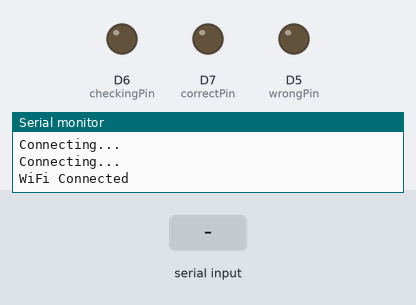
This sketch was run on a simulated ESP8266 (NodeMCU). Shown: output pins drawn as LEDs (lit = HIGH), the last lines printed to the serial monitor. The test bench sets the inputs (shaded band). WiFi joins after 1.5 s; servers stay silent unless stated.

Above: at 2.7 s.
2.8 s: "000000\n" received over Serial
At 3.1 s:
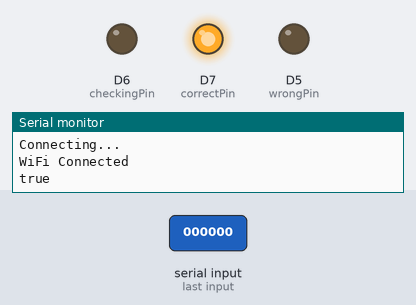
Timing chart, 0 to 14.3 s (numbered marks = the images above; inputs shaded):
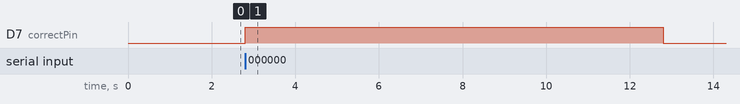

The sketch:

ESP8266.ino
```cpp
#include <ESP8266WiFi.h>
#include <WiFiClientSecure.h>
#include <ArduinoJson.h>
#include <ESP8266HTTPClient.h>

// Wi-Fi credentials
const char* ssid = "X";
const char* password = "@MR26148#011008";

// API endpoint
const String API_URL = "https://core-fit-production.up.railway.app/reservations/verify-password";

// GPIO pins on ESP8266 for status LEDs
const int correctPin = D7;   // GPIO13
const int wrongPin = D5;     // GPIO14
const int checkingPin = D6;  // GPIO12

WiFiClientSecure client;

void setup() {
  Serial.begin(9600);

  pinMode(correctPin, OUTPUT);
  pinMode(wrongPin, OUTPUT);
  pinMode(checkingPin, OUTPUT);

  reset_pins();

  WiFi.begin(ssid, password);
  while (WiFi.status() != WL_CONNECTED) {
    delay(500);
    Serial.println("Connecting...");
  }

  Serial.println("WiFi Connected");
  client.setInsecure();  // For development only
}

void loop() {
  if (Serial.available()) {
    String input = Serial.readStringUntil('\n');
    input.trim();

    // Only proceed if it's a valid 6-digit password
    if (input.length() == 6) {
      reset_pins();                     // Clear previous state
      digitalWrite(checkingPin, HIGH);  // Turn on checking LED
      if (input == "000000") {
        digitalWrite(checkingPin, LOW);  // Turn off checking LED after response
        Serial.println("true");
        digitalWrite(correctPin, HIGH);
        delay(10000);  // Keep result LED on for 10 seconds

      } else {
        HTTPClient http;
        http.begin(client, API_URL);
        http.addHeader("Content-Type", "application/json");

        String payload = "{\"password\":\"" + input + "\", \"playgroundId\": 1}";
        int httpCode = http.POST(payload);
        String response = http.getString();
        response.trim();


        digitalWrite(checkingPin, LOW);  // Turn off checking LED after response

        if (httpCode > 0) {
          if (response.indexOf("true") >= 0) {
            Serial.println("true");
            digitalWrite(correctPin, HIGH);
            delay(10000);  // Keep result LED on for 10 seconds
          } else {
            Serial.println("false");
            digitalWrite(wrongPin, HIGH);
            delay(3000);  // Keep result LED on for 3 seconds
          }
        } else {
          Serial.println("error");
          digitalWrite(wrongPin, HIGH);
          delay(3000);  // Keep result LED on for 3 seconds
        }
        http.end();
      }
      reset_pins();
    }
  }
}

void reset_pins() {
  digitalWrite(correctPin, LOW);
  digitalWrite(wrongPin, LOW);
  digitalWrite(checkingPin, LOW);
}
```

Measured:
- after the input at 2.8 s, D7 (correctPin): LOW → HIGH at once, → LOW 10.0 s later
